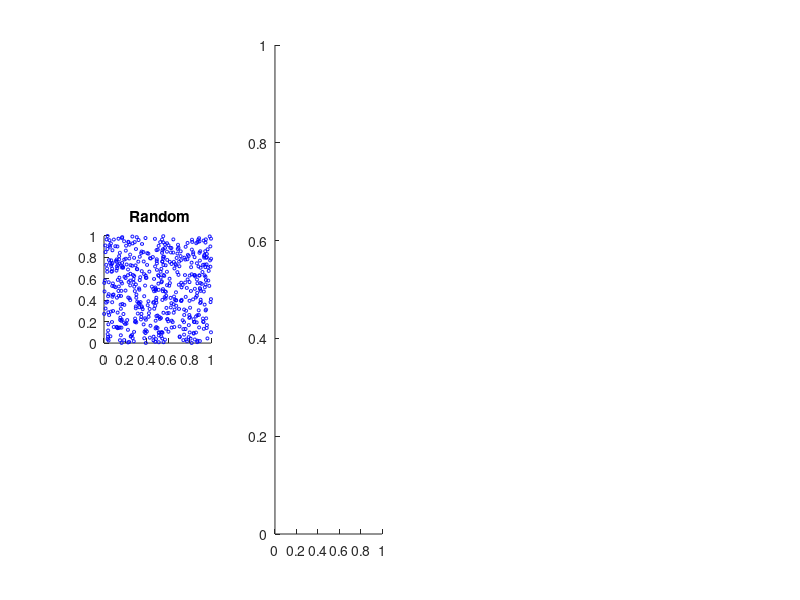

This chart was generated by the following MATLAB code: (Note: this script raises an error after producing the figure.)
clear;
clc;

% rng default
n = 512; 
d = 2; 

% https://www.mathworks.com/help/stats/generating-quasi-random-numbers.html
%% Uniform pseudorandom numbers
figure;

subplot(1,4,1)
X = rand(n,d);
scatter(X(:,1),X(:,2),5,'b')
axis square
title('{\bf Random}')

%% Latin hypercube sequences
% Criterion: 'maximin','correlation'
subplot(1,4,2)
X = lhsdesign(n,d,'Criterion','maximin');
scatter(X(:,1),X(:,2),5,'b')
axis square
title('{\bf LHS}')

%% Sobol sequences
% https://www.mathworks.com/help/stats/sobolset.html
% sobolset
subplot(1,4,3)
p = sobolset(d, 'Skip',1e3,'Leap',1e2);
X = net(p,n);
scatter(X(:,1),X(:,2),5,'r')
axis square
title('{\bf Sobol}')


%% Halton sequences
%[1] Kocis, L., and W. J. Whiten. "Computational Investigations of...
% Low-Discrepancy Sequences." ACM Transactions on Mathematical...
% Software. Vol. 23, No. 2, 1997, pp. 266–294.
% One rule for choosing Leap values for Halton sets is to set the value to ...
% (n–1), where n is a prime number that has not been used to generate one...
% of the dimensions. For example, for a d-dimensional point set, specify...
% the (d+1)th or greater prime number for n.
% nthprime( ) requires Symbolic Math Toolbox 
subplot(1,4,4)
p = haltonset(d,'Skip',1e3,'Leap',nthprime(d+1)-1);
p = scramble(p,'RR2');
X = net(p,n);
scatter(X(:,1),X(:,2),5,'r')
axis square
title('{\bf Halton}')

% figure
% q = qrandstream(p);
% X = qrand(q,n);
% scatter(X(:,1),X(:,2),5,'b')
% axis square
% title('{\bf Halton stream}')

%%
%% Sobol sequences (standard)
% https://www.mathworks.com/help/stats/sobolset.html
% sobolset
subplot(2,1,1)
p = sobolset(d);
X = net(p,n);
scatter(X(:,1),X(:,2),5,'r')
box on
axis square
title('{\bf Sobol (MATLAB)}')


%% Halton standard
subplot(2,1,2)
p = haltonset(d);
X = net(p,n);
scatter(X(:,1),X(:,2),5,'r')
box on
axis square
title('{\bf Halton (MATLAB)}')








